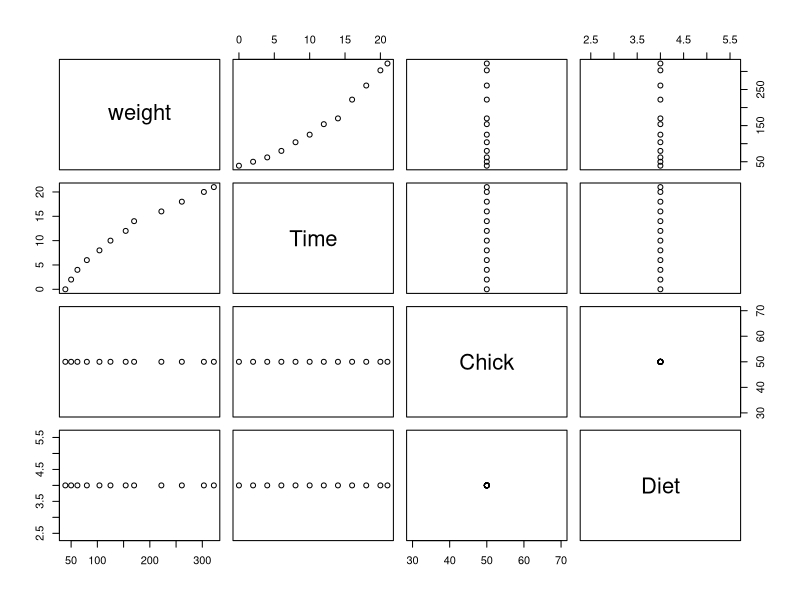
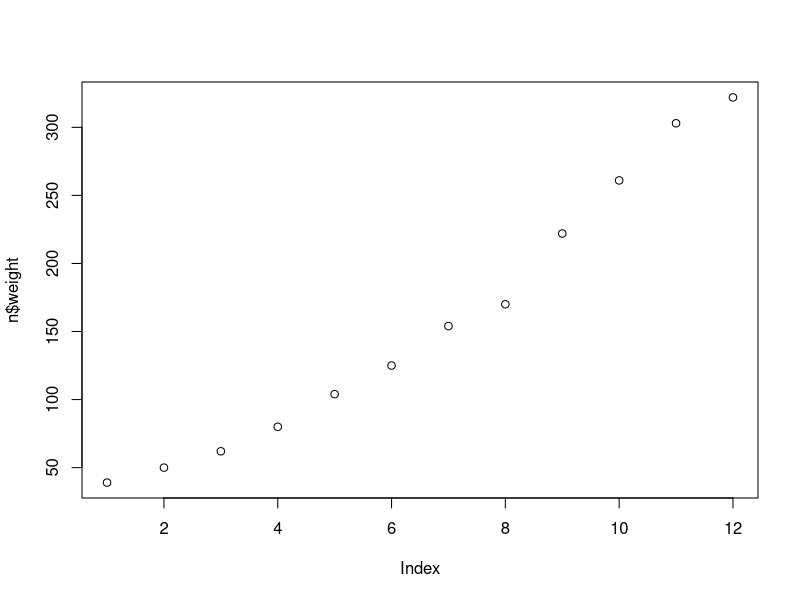

Here is the R script that generated these plots, in order:
a=1:10
b=1:10
c=11:20
str(a)
identical(a,b)
identical(a,c)

c=ChickWeight
c[,2]
x=c[,c("weight")]
y=ChickWeight$weight 
identical(x,y)

y=ChickWeight[,c(4,1)] 
identical(x,y)
ChickWeight[,c(2:4)]

m=ChickWeight[c(1,3,5,7,9),]
nrow(c)
n=c[ChickWeight$Chick == 48,] 
plot(n)
plot(n$weight)
